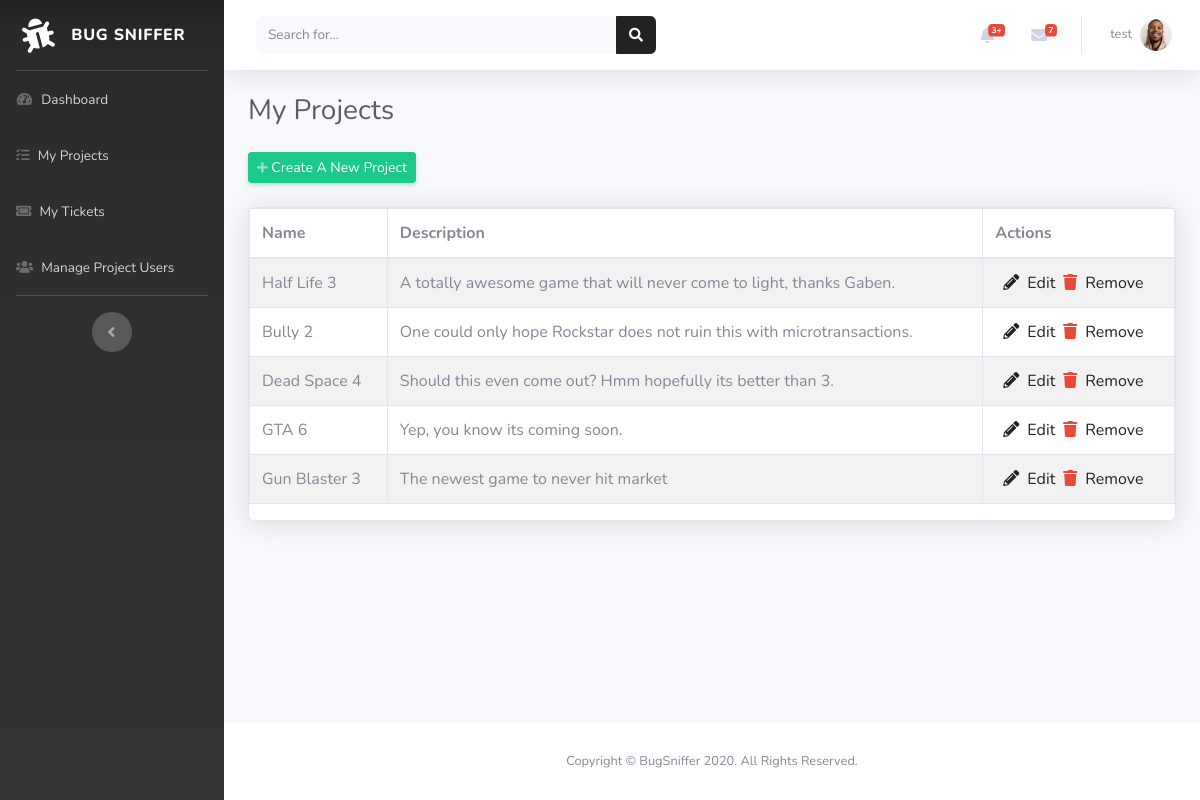
The app's page /admin/projects.php (signed in) with its own data.
### tables this page shows
CREATE TABLE `projects` (
  `id` int(11) NOT NULL,
  `name` varchar(100) NOT NULL,
  `description` varchar(255) NOT NULL
);

### admin/projects.php (the view, shortened to what this page needs)
<?php
  include('./includes/header.php');
  include('./includes/navbar.php');
  include_once('./../connections/config.php');
?>
    <div id="content-wrapper" class="d-flex flex-column">
      <div id="content">
        <?php
          include('./includes/topbar.php');
        ?>
        <div class="container-fluid">
          <div class="d-sm-flex align-items-center justify-content-between mb-4">
            <h1 class="h3 mb-0 text-gray-800">My Projects</h1>
          </div>
          <div class="row">
          <div class="col-md-12">
          <div class="d-sm-flex align-items-center justify-content-between mb-4">
          <a href="create_project.php" class="d-none d-sm-inline-block btn btn-sm btn-success shadow-sm"><i class="fas fa-plus fa-sm text-white-50"></i> Create A New Project</a>
          </div>
          <div class="card shadow mb-4">
            <?php
                $sql = "SELECT * FROM projects";
                if($result = $mysqli->query($sql)){
                    if($result->num_rows > 0){
                        echo "<table class='table table-bordered table-striped'>";
                            echo "<thead>";
                                echo "<tr>";
                                    echo "<th>Name</th>";
                                    echo "<th>Description</th>";
                                    echo "<th>Actions</th>";
                                echo "</tr>";
                            echo "</thead>";
                            echo "<tbody>";
                            while($row = $result->fetch_array()){
                                echo "<tr>";
                                    echo "<td>" . $row['name'] . "</td>";
                                    echo "<td>" . $row['description'] . "</td>";
                                    echo "<td>";
                                        echo "<a href='update_project.php?id=". $row['id'] ."' title='Update Record' data-toggle='tooltip'>
                                        <i class='fas fa-pencil-alt text-yellow px-2'></i>Edit</a>";
                                        echo "<a href='delete.php?id=". $row['id'] ."&desc=p' title='Delete Record' data-toggle='tooltip'><i class='fas fa-trash text-red px-2'></i>Remove</a>";
                                    echo "</td>";
                                echo "</tr>";
                            }
                            echo "</tbody>";
                        echo "</table>";
                    } else{
                        echo "<p class='lead'><em>No records were found.</em></p>";
                    }
                } else{
                    echo "ERROR: Could not able to execute $sql. " . $mysqli->error;
                }
            ?>
            </div>
        </div>
            </div>
        </div>
      </div>
<?php
    include('./includes/footer.php');
?>

### admin/css/custom.css (style rules this page uses)
.fa-trash { color: #E74A3B; }

### records on screen
projects: name "Half Life 3", description "A totally awesome game that will never come to light, thanks Gaben."
projects: name "Bully 2", description "One could only hope Rockstar does not ruin this with microtransactions."
projects: name "Dead Space 4", description "Should this even come out? Hmm hopefully its better than 3."
projects: name "GTA 6", description "Yep, you know its coming soon."
projects: name "Gun Blaster 3", description "The newest game to never hit market"

### other values on screen
$_SESSION["username"] "test"
